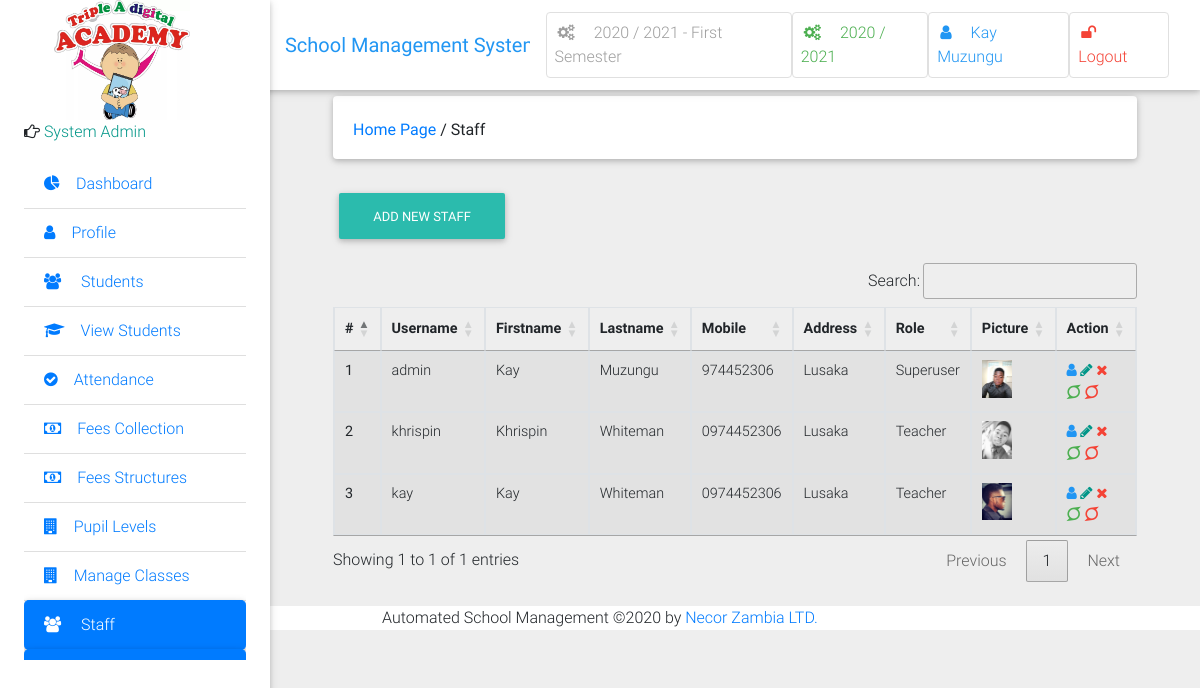
/staff/ (signed in), run on the app's committed database.
### school/models.py (models this page shows)
class Semester(models.Model):
    semester = models.CharField(max_length=10, choices=SEMESTER, blank=True)
    is_current_semester = models.BooleanField(default=False, blank=True, null=True)
    session = models.ForeignKey(Session, on_delete=models.CASCADE, blank=True, null=True)
    next_semester_begins = models.DateField(null=True, blank=True)
    def __str__(self):
        return str(self.session) + ' - ' + str(self.semester)

class Session(models.Model):
    session = models.CharField(max_length=200, unique=True)
    is_current_session = models.BooleanField(default=False, blank=True, null=True)
    next_session_begins = models.DateField(blank=True, null=True)
    def __str__(self):
        return self.session

class User(AbstractUser):
    is_student = models.BooleanField(default=False)
    is_lecturer = models.BooleanField(default=False)
    is_librarian = models.BooleanField(default=False)
    is_parent = models.BooleanField(default=False)
    phone = models.CharField(max_length=60, blank=True, null=True)
    address = models.CharField(max_length=60, blank=True, null=True)
    picture = models.ImageField(upload_to="users/pictures/%Y/%m/%d'", blank=True, null=True)
    email = models.EmailField(blank=True, null=True)
    password_type = models.CharField('Password Type', default='Expirable', max_length=200, choices=PASSWORD_TYPES)
    days_for_password_expiry = models.ForeignKey(PasswordConfigurations, on_delete=models.CASCADE, null=True, blank=True)
    last_password_reset_date = models.DateField('Reset On', auto_now=True)
    password_expiry_date = models.DateField(editable=False, null=True, blank=True)
    is_password_expired = models.BooleanField(default=False,)
    username_validator = ASCIIUsernameValidator()
    def get_picture(self):
        no_picture = settings.STATIC_URL + 'img/img_avatar.png'
        try:
            return self.picture.url
        except:
            return no_picture
    def get_full_name(self):
        full_name = self.username
        if self.first_name and self.last_name:
            full_name = self.first_name + " " + self.last_name
        return full_name
    def __str__(self):
        return self.get_full_name()

### school/views.py (the view)
# urls.py: path('staff/', views.staff_list, name="staff_list"),
@login_required
@lecturer_required
def staff_list(request):
    staff = User.objects.filter(is_student=False, is_parent=False, is_librarian=False)
    user_type = "Staff"
    context = {
        "staff": staff,
        "user_type": user_type,
    }
    return render(request, 'staff/staff_list.html', context)

### school/context_processors.py (called while the page is built)
def session_processor(request):
	current_session = Session.objects.get(is_current_session=True)
	return {"current_session": current_session}

def semester_processor(request):
	current_semester = Semester.objects.get(is_current_semester=True)
	return {"current_semester": current_semester}

### school/templates/staff/staff_list.html (shortened to what this page needs)
{% extends 'school/base.html' %}
{% block side_bar %}
    {% include 'school/partial_active_element.html' with active='staff' %}
{% endblock %}
{% block content %}
	<div class="container-fluid mt-5">
            <div class="card mb-4 wow fadeIn">
                <div class="card-body d-sm-flex justify-content-between">
                    <h6 class="mb-2 mb-sm-0 pt-1">
                        <a href="/">Home Page</a>
                        <span>/</span>
                        <span>{{ user_type }}</span>
                    </h6>
                </div>
            </div>
            {% if request.user.is_superuser %}
            <h6 class="mb-2 mb-sm-0 pt-1">
            <a href="{% url 'add_new_staff' %}" class="btn btn-default btn-rounded mb-4">
               Add New {{ user_type }}
            </a>
            </h6>
            {% endif %}
  <div class="table-wrapper-scroll-y">
  <table id="table_courses_list" class="table table-bordered table-striped">
                     <thead>
                        <tr>
                          <th scope="col">#</th>
                          <th scope="col">Username</th>
                          <th scope="col">Firstname</th>
                          <th scope="col">Lastname</th>
                          <th scope="col">Mobile</th>
                          <th scope="col">Address</th>
                          <th scope="col">Role</th>
                          <th scope="col">Picture</th>
                          {% if request.user.is_superuser %}
                          <th scope="col">Action</th>
                          {% endif %}
                        </tr>
                    </thead>
                {% for staff in staff %}
                    <tbody>
                        <tr>
                          <th scope="row">{{ forloop.counter }}</th>
                          <td>{% if staff.username %} {{ staff.username }} {% else %} N/A  {% endif %}</td>
                          <td>{% if staff.first_name %} {{ staff.first_name }} {% else %} N/A  {% endif %}</td>
                          <td>{% if staff.last_name %} {{ staff.last_name }} {% else %} N/A {% endif %}</td>
                          <td>{% if staff.phone %} {{ staff.phone }} {% else %}
                          <span class="red-text">N/A</span>{% endif %}</td>
                          <td>{% if staff.address %} {{ staff.address }} {% else %} N/A {% endif %}</td>
                          <td>{% if staff.is_superuser %} Superuser {% elif staff.is_librarian %} Librarian {% else %} Teacher {% endif %}</td>
                          <td><img class="img img-rounded" width="30" src="{{ staff.get_picture }}" alt="{{ staff.username }}'s image"></td>
                          {% if request.user.is_superuser %}
                          <td>
                            <a data-toggle="tooltip" href="{% url 'user_profile' staff.pk %}" title="view" class="blue-text"><i class="fa fa-user"></i></a>
                            <a data-toggle="tooltip" href="{% url 'edit_staff' pk=staff.pk %}" title="edit" class="teal-text"><i class="fa fa-pencil"></i></a>
                            <a data-toggle="tooltip" href="{% url 'delete_staff' pk=staff.pk %}" title="delete" class="red-text"><i class="fa fa-times"></i></a>
                            <a data-toggle="tooltip" href="{% url 'make_staff_admin' staff.pk %}" title="make admin" class="green-text"><i class="fa fa-superpowers"></i></a>
                            <a data-toggle="tooltip" href="{% url 'remove_staff_admin' staff.pk %}" title="remove admin" class="red-text"><i class="fa fa-superpowers"></i></a>
                          </td>
                          {% endif %}
                        </tr>
                    </tbody>
                {% endfor %}
                 </table>
            </div>
        </div>
        <br>
{% endblock %}

### school/templates/school/base.html (shortened to what this page needs)
{% load static %}
<!DOCTYPE html>
<html lang="en">
<head>
    <link rel="stylesheet" href="https://cdn.datatables.net/1.10.20/css/jquery.dataTables.min.css">
    <link rel="stylesheet" href="https://cdn.datatables.net/buttons/1.6.1/css/buttons.dataTables.min.css">
    <link rel="stylesheet" href="https://maxcdn.bootstrapcdn.com/font-awesome/4.7.0/css/font-awesome.min.css">
    <link href="{% static 'school/css/bootstrap.min.css' %}" rel="stylesheet">
    <link href="{% static 'school/css/mdb.min.css' %}" rel="stylesheet">
    <link href="{% static 'school/css/style.css' %}" rel="stylesheet">
    <link rel="stylesheet" type="text/css" href="https://cdn.datatables.net/1.10.20/css/jquery.dataTables.css">
{% include 'school/small-screen-navbar.html'%}
</head>
<body class="grey lighten-3">
<header>
    <nav class="navbar fixed-top navbar-expand-lg navbar-light white scrolling-navbar">
        <div class="container-fluid">
            <a class="navbar-brand waves-effect" href="/">
                <strong class="blue-text">School Management System</strong>
            </a>
            <div class="collapse navbar-collapse" id="navbarSupportedContent">
                <ul class="navbar-nav nav-flex-icons">
                    <li class="nav-item">
                        <a href="{% if request.user.is_superuser %}{% url 'manage_semester' %}{% else %}#{% endif %}"
                           class="nav-link border border-light grey-text rounded waves-effect">
                            <i class="fa fa-cogs mr-3"></i>{{ current_semester }} Semester
                        </a>
                    </li>
                    <li class="nav-item">
                        <a href="{% if request.user.is_superuser %}{% url 'manage_session' %}{% else %}#{% endif %}"
                           class="nav-link border border-light green-text rounded waves-effect">
                            <i class="fa fa-cogs mr-3"></i>{{ current_session }}
                        </a>
                    </li>
                    <li class="nav-item">
                        <a href="{% url 'profile' %}"
                           class="nav-link border border-light rounded waves-effect blue-text">
                            <i class="fa fa-user mr-3"></i>{{ user|capfirst }}
                        </a>
                    </li>
                    <li class="nav-item">
                        <a href="/accounts/logout/" class="nav-link border border-light rounded waves-effect red-text">
                            <i class="fa fa-unlock mr-3"></i>Logout
                        </a>
                    </li>
                </ul>
            </div>
        </div>
    </nav>
    <div class="sidebar-fixed position-fixed">
        <img src="{% static 'img/logo.jpg' %}" id="icon" class="logo" style="margin-left: 30px">
        {% if request.user.is_lecturer %}
            <p><i class="fa fa-hand-o-right" aria-hidden="true"></i>
                <span class="teal-text text-center"> Lecturer</span></p>
        {% elif request.user.is_student %}
            <p><i class="fa fa-hand-o-right" aria-hidden="true"></i>
                <span class="teal-text text-center"> Student</span></p>
        {% elif request.user.is_parent %}
            <p><i class="fa fa-hand-o-right" aria-hidden="true"></i>
                <span class="teal-text text-center"> Parent</span></p>
        {% elif request.user.is_librarian %}
            <p><i class="fa fa-hand-o-right" aria-hidden="true"></i>
                <span class="teal-text text-center"> Library</span></p>
        {% else %}
            <p><i class="fa fa-hand-o-right" aria-hidden="true"></i>
                <span class="teal-text text-center"> System Admin</span></p>
        {% endif %}
        <div class="dashboard">
            {% block side_bar %}{% endblock side_bar %}
        </div>
    </div>
</header>
<main class="pt-5 mx-lg-5">
    {% block content %} {% endblock %}
</main>
<footer class="" style="background-color: white">
    <center>Automated School Management &copy;{% now 'Y' %} by <a href="www.necor.co.zm">Necor Zambia LTD.</a> </center>
</footer>
</body>
</html>

### school/static/school/css/style.css (style rules this page uses)
.sidebar-fixed { height: 100vh; width: 270px; -webkit-box-shadow: 0 2px 5px 0 rgba(0, 0, 0, 0.16), 0 2px 10px 0 rgba(0, 0, 0, 0.12); box-shadow: 0 2px 5px 0 rgba(0, 0, 0, 0.16), 0 2px 10px 0 rgba(0, 0, 0, 0.12); z-index: 1050; background-color: #fff; padding: 1.5rem; padding-top: 0; }
@media (min-width: 1200px) { .navbar, .page-footer, main { padding-left: 270px; } }
.logo { text-shadow: rgb(179, 179, 179) 0px 0px 0px, rgb(180, 180, 180) 1px 1px 0px, rgb(182, 182, 182) 2px 2px 0px, rgb(184, 184, 184) 3px 3px 0px, rgb(185, 185, 185) 4px 4px 0px, rgb(187, 187, 187) 5px 5px 0px, rgb(189, 189, 189) 6px 6px 0px, rgb(190, 190, 190) 7px 7px 0px, rgb(192, 192, 192) 8px 8px 0px, rgb(194, 194, 194) 9px 9px 0px, rgb(195, 195, 195) 10px 10px 0px, rgb(197, 197, 197) 11px 11px 0px, rgb(199, 199, 199) 12px 12px 0px, rgb(201, 201, 201) 13px 13px 0px, rgb(202, 202, 202) 14px 14px 0px, rgb(204, 204, 204) 15px 15px 0px, rgb(206, 206, 206) 16px 16px 0px, rgb(207, 207, 207) 17px 17px 0px, rgb(209, 209, 209) 18px 18px 0px, rgb(211, 211, 211) 19px 19px 0px, rgb(212, 212, 212) 20px 20px 0px, rgb(214, 214, 214) 21px 21px 0px, rgb(216, 216, 216) 22px 22px 0px, rgb(218, 218, 218) 23px 23px 0px, rgb(219, 219, 219) 24px 24px 0px, rgb(221, 221, 221) 25px 25px 0px, rgb(223, 223, 223) 26px 26px 0px, rgb(224, 224, 224) 27px 27px 0px, rgb(226, 226, 226) 28px 28px 0px, rgb(228, 228, 228) 29px 29px 0px, rgb(230, 230, 230) 30px 30px 0px, rgb(231, 231, 231) 31px 31px 0px, rgb(233, 233, 233) 32px 32px 0px, rgb(235, 235, 235) 33px 33px 0px, rgb(236, 236, 236) 34px 34px 0px, rgb(238, 238, 238) 35px 35px 0px, rgb(240, 240, 240) 36px 36px 0px, rgb(241, 241, 241) 37px 37px 0px, rgb(243, 243, 243) 38px 38px 0px, rgb(245, 245, 245) 39px 39px 0px, rgb(247, 247, 247) 40px 40px 0px, rgb(248, 248, 248) 41px 41px 0px, rgb(250, 250, 250) 42px 42px 0px, rgb(252, 252, 252) 43px 43px 0px, rgb(253, 253, 253) 44px 44px 0px; font-size: 40px; color: rgb(95, 89, 255); height: 120px; width: 136px; line-height: 136px; border-radius: ; text-align: center; background-color: rgb(255, 255, 255); }

### school/templates/school/base.html (style rules this page uses)
.dashboard { display: block; max-height: 500px; overflow-y: auto; -ms-overflow-style: -ms-autohiding-scrollbar; }

### school/templates/staff/staff_list.html (style rules this page uses)
.table-wrapper-scroll-y { display: block; max-height: 350px; overflow-y: auto; -ms-overflow-style: -ms-autohiding-scrollbar; }

### data on the page
Semester: session+semester "2020 / 2021 - First"
Session: session "2020 / 2021"
User: username+first_name+last_name "Kay Muzungu", username "admin", first_name "Kay", last_name "Muzungu", phone "974452306", address "Lusaka", is_superuser "Superuser", get_picture (picture)
User: username "khrispin", first_name "Khrispin", last_name "Whiteman", phone "0974452306", address "Lusaka", is_superuser "Teacher", get_picture (picture)
User: username "kay", first_name "Kay", last_name "Whiteman", phone "0974452306", address "Lusaka", is_superuser "Teacher", get_picture (picture)

### other printed values
{{ user_type }} "Staff"
{{ user_type }} "STAFF"
